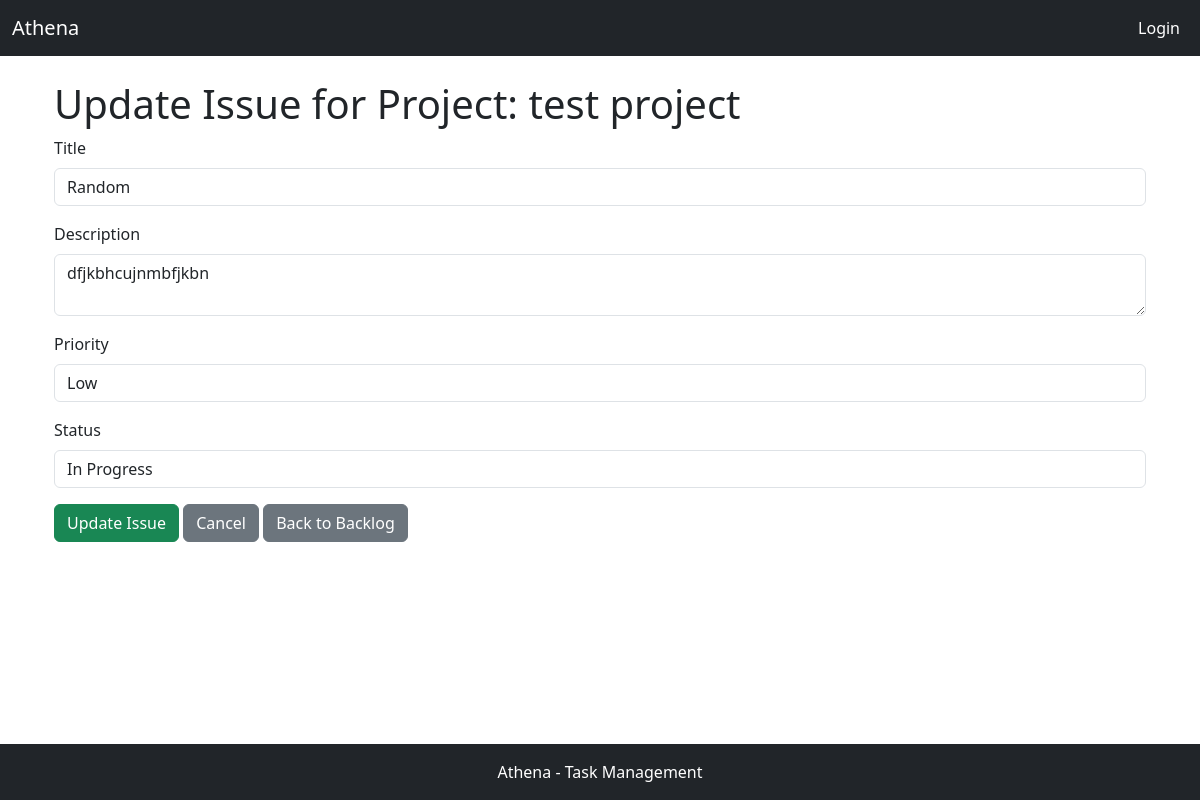
The page /tickets/issue/update/3/ on the database as committed earlier.
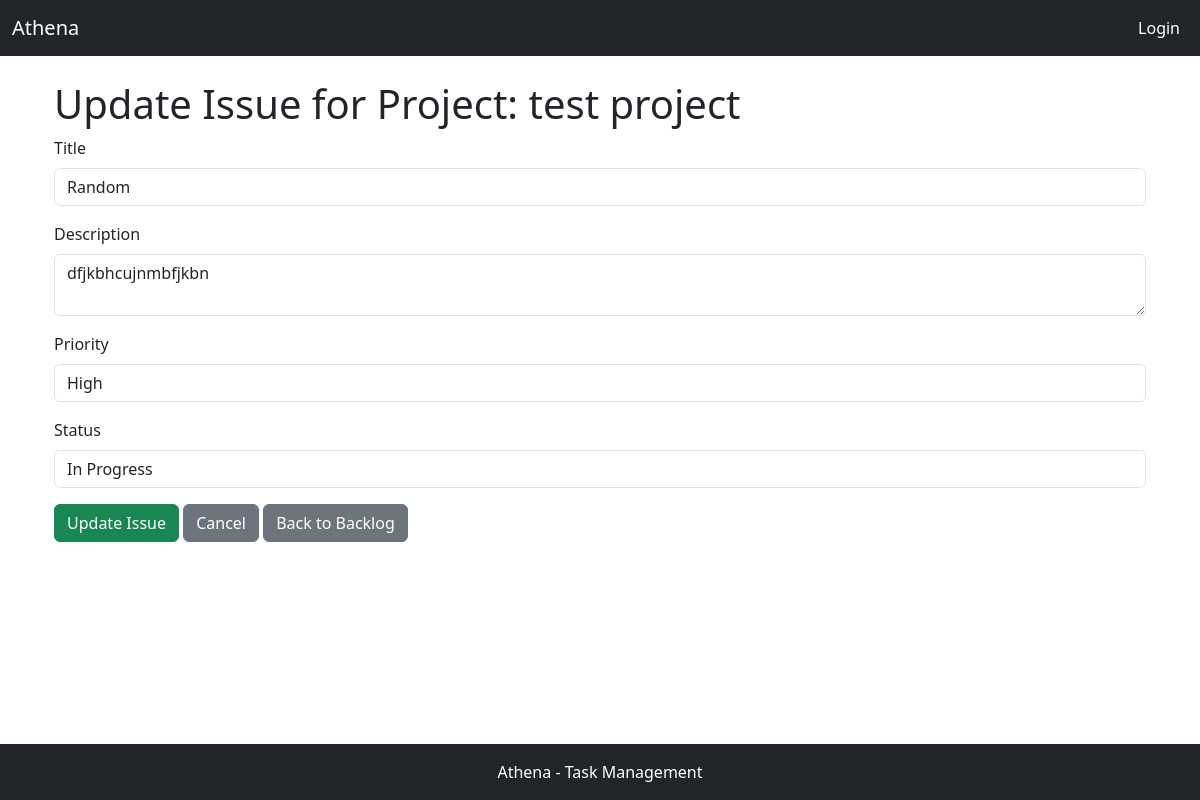
The same page on the database as committed later.
### apps/tickets/models.py (models this page shows, shortened)
class Issue(models.Model):
    STATUS_CHOICES = [
        ("TODO", "To Do"),
        ("IN_PROGRESS", "In Progress"),
        ("DONE", "Done"),
    ]
    PRIORITY_CHOICES = [
        ("LOW", "Low"),
        ("MEDIUM", "Medium"),
        ("HIGH", "High"),
    ]
    title = models.CharField(max_length=200)
    description = models.TextField()
    priority = models.CharField(
        max_length=12,
        choices=PRIORITY_CHOICES,
        default="Medium",
        null=False,
        blank=False,  # Ensure that blank or null values are not allowed
    )
    status = models.CharField(
        max_length=12,
        choices=STATUS_CHOICES,
        default="TODO",
        null=False,
        blank=False,  # Ensure that blank or null values are not allowed
    )
    project = models.ForeignKey(Project, on_delete=models.CASCADE)
    created_at = models.DateTimeField(auto_now_add=True)
    updated_at = models.DateTimeField(auto_now=True)

class Project(models.Model):
    name = models.CharField(max_length=200)
    description = models.TextField()

### apps/tickets/views.py (the view)
# urls.py: path('issue/update/<int:issue_id>/', views.issue_update_view, name='issue_update_view'),
def issue_update_view(request, issue_id):
    issue = Issue.objects.get(id=issue_id)
    form = IssueForm(request.POST or None, instance=issue)
    if form.is_valid():
        form.save()
    return render(request, 'tickets/issue_update.html', {'form': form})

### apps/tickets/forms.py
class IssueForm(forms.ModelForm):
    class Meta:
        model = Issue
        fields = ['title', 'description', 'priority', 'status']  # Exclude 'project'
    def __init__(self, *args, **kwargs):
        super(IssueForm, self).__init__(*args, **kwargs)
        if 'project' in kwargs:
            self.fields['project'] = forms.ModelChoiceField(queryset=Project.objects.all(), widget=forms.HiddenInput(), initial=kwargs['project'])

### apps/tickets/templates/tickets/issue_update.html (shortened to what this page needs)
{% extends "base.html" %}
{% block content %}
<div class="container mt-4">
    <h1>Update Issue for Project: {{ form.instance.project.name }}</h1>
    <form method="post">
        <div class="mb-3">
            <label for="id_title" class="form-label">Title</label>
            <input type="text" name="title" id="id_title" class="form-control" value="{{ form.instance.title }}" required>
        </div>
        <div class="mb-3">
            <label for="id_description" class="form-label">Description</label>
            <textarea name="description" id="id_description" class="form-control" required>{{ form.instance.description }}</textarea>
        </div>
        <div class="mb-3">
            <label for="id_priority" class="form-label">Priority</label>
            <select name="priority" id="id_priority" class="form-control" required>
                {% for value, display in form.priority.field.choices %}
                    <option value="{{ value }}" {% if value == form.instance.priority %}selected{% endif %}>{{ display }}</option>
                {% endfor %}
            </select>
        </div>
        <div class="mb-3">
            <label for="id_status" class="form-label">Status</label>
            <select name="status" id="id_status" class="form-control" required>
                {% for value, display in form.status.field.choices %}
                    <option value="{{ value }}" {% if value == form.instance.status %}selected{% endif %}>{{ display }}</option>
                {% endfor %}
            </select>
        </div>
        <button type="submit" class="btn btn-success">Update Issue</button>
        <a href="{% url 'issue_detail_view' form.instance.id %}" class="btn btn-secondary">Cancel</a>
        <a href="{% url 'backlog_view' form.instance.project.id %}" class="btn btn-secondary">Back to Backlog</a>
    </form>
</div>
{% endblock %}

Rows that differ between the two databases and show on the page:
changed Issue "Random": priority (not shown) → "High"
Other text that changed with them:
form field priority: "Low" → (not shown)
